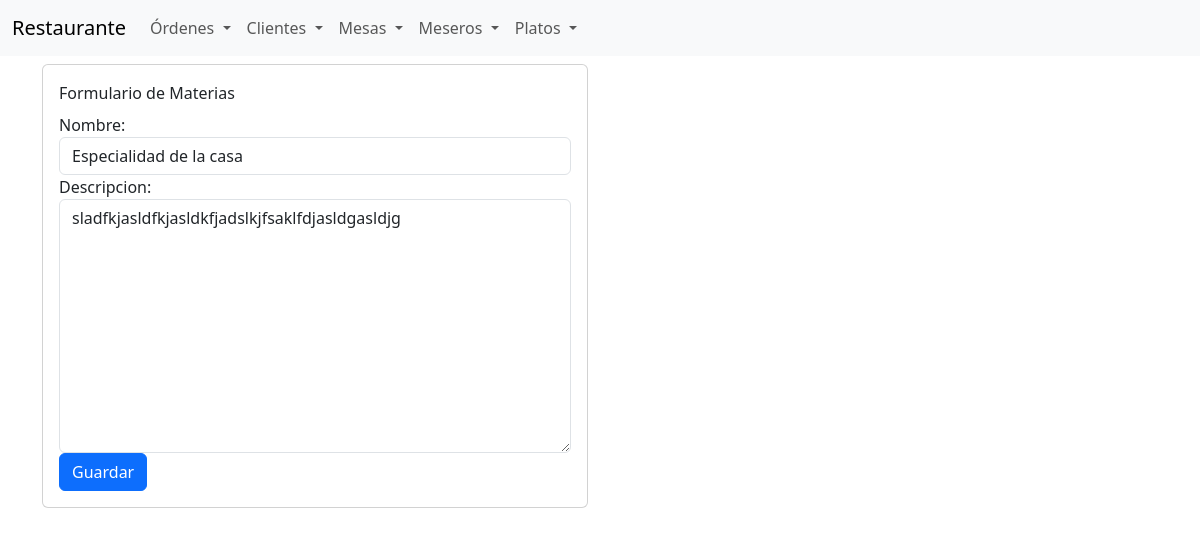
/restaurante/platos/1, run on the app's committed database.
### restaurante/models/platos.py (models this page shows, shortened)
class Platos(models.Model):
    nombre = models.CharField(max_length=100)
    descripcion = models.TextField()

### restaurante/views/platos_views.py (the view)
# urls.py: path("platos/<int:id>", views.platos_edit, name="platos_edit"),
def platos_edit(request, id):
    plato = Platos.objects.get(id=id)
    form = PlatosForm(instance=plato)
    if request.method == "POST":
        form = PlatosForm(request.POST, instance=plato)
        if form.is_valid():
            form.save()
            return redirect("platos_list")
    return render(
        request,
        "restaurante/platos/form.html",
        {
            "form": form
        }
    )

### restaurante/forms/platos_forms.py
class PlatosForm(forms.ModelForm):
    nombre = forms.CharField(
        label="Nombre",
        widget=forms.TextInput(attrs={"class": "form-control"})
    )
    descripcion = forms.CharField(
        label="Descripcion",
        widget=forms.Textarea(attrs={"class": "form-control"})
    )
    class Meta:
        model = Platos
        fields = ["nombre", "descripcion"]

### templates/restaurante/platos/form.html (shortened to what this page needs)
{% extends "restaurante/base.html" %}
{% block content %}
    <div class="container">
        <div class="row">
            <div class="col-6">
                <div class="card mt-2">
                    <div class="card-body">
                        <div class="card-title">Formulario de Materias</div>
                        <form method="post" action="">
                            {{ form.as_div }}
                            <input class="btn btn-primary" type="submit" value="Guardar">
                        </form>
                    </div>
                </div>
            </div>
        </div>
    </div>
{% endblock %}

### data on the page
Platos: nombre "Especialidad de la casa", descripcion "sladfkjasldfkjasldkfjadslkjfsaklfdjasldgasldjg"
